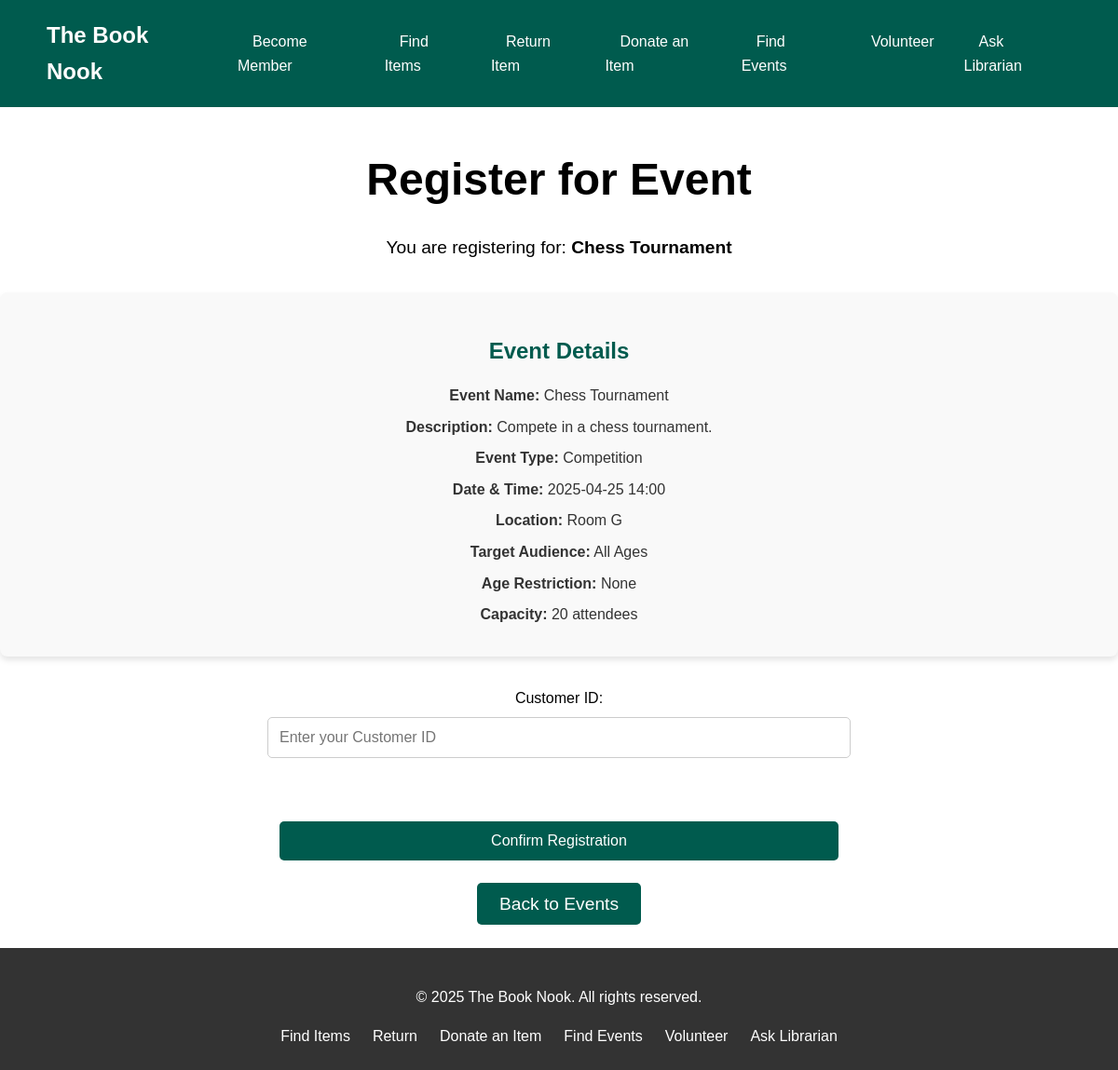
Before: /register_event/7 with the older database file.
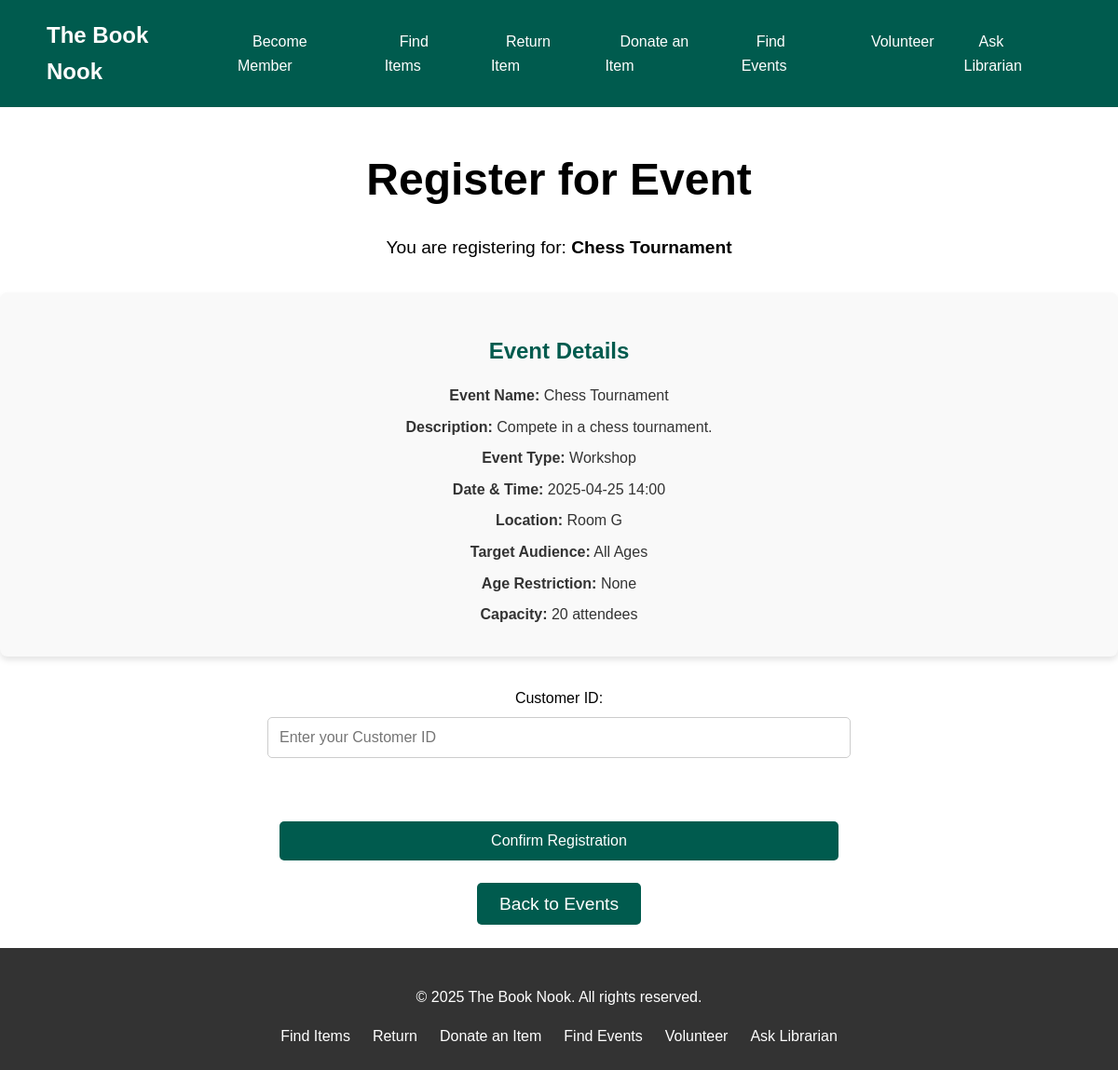
After: the same page with the newer database file.
### tables this page shows
CREATE TABLE events (
            event_id INTEGER PRIMARY KEY AUTOINCREMENT,
            event_name TEXT NOT NULL,
            event_description TEXT,
            event_type TEXT CHECK (event_type IN ('Workshop', 'Seminar', 'Film Screening', 'Book Club', 'Art Show')),
            targeted_customers TEXT,
            restriction INTEGER DEFAULT 0 CHECK (restriction >= 0),
            location TEXT,
            datetime TEXT NOT NULL,
            capacity INTEGER CHECK (capacity >= 0)
        );

### app.py (the view, shortened to what this page needs)
@app.route('/register_event/<int:event_id>', methods=['GET', 'POST'])
def register_event(event_id):
    conn = get_db_connection()
    c = conn.cursor()
    if request.method == 'GET':
        c.execute("SELECT * FROM events WHERE event_id = ?", (event_id,))
        event = c.fetchone()
        if not event:
            flash("Event not found.", "danger")
            conn.close()
            return redirect(url_for('list_events'))
        conn.close()
        return render_template('register_event.html', event=event)

### app.py (called while the page is built)
def get_db_connection():
    conn = sqlite3.connect(DATABASE)
    conn.row_factory = sqlite3.Row
    return conn

### templates/register_event.html
{% extends "base.html" %} {% block content %}
<section class="hero">
  <div class="container">
    <h1>Register for Event</h1>
    <p>You are registering for: <strong>{{ event.event_name }}</strong></p>
  </div>
  <section class="messages">
    <div class="container">
      <div class="event-details">
        <h2>Event Details</h2>
        <p><strong>Event Name:</strong> {{ event.event_name }}</p>
        <p><strong>Description:</strong> {{ event.event_description }}</p>
        <p><strong>Event Type:</strong> {{ event.event_type }}</p>
        <p><strong>Date & Time:</strong> {{ event.datetime }}</p>
        <p><strong>Location:</strong> {{ event.location }}</p>
        <p><strong>Target Audience:</strong> {{ event.targeted_customers }}</p>
        <p>
          <strong>Age Restriction:</strong> {% if event.restriction > 0 %}{{
          event.restriction }}+{% else %}None{% endif %}
        </p>
        <p><strong>Capacity:</strong> {{ event.capacity }} attendees</p>
      </div>
      <form method="post" class="form-container">
        <label for="customer_id">Customer ID:</label>
        <input
          type="text"
          id="customer_id"
          name="customer_id"
          required
          placeholder="Enter your Customer ID"
        /><br /><br />
        <button type="submit" class="btn">Confirm Registration</button>
      </form>
      <p>
        <a href="{{ url_for('list_events') }}" class="btn">Back to Events</a>
      </p>
    </div>
  </section>
</section>
{% endblock %}

Changed rows visible on the page:
changed events "Chess Tournament": event_type "Competition" → "Workshop"
